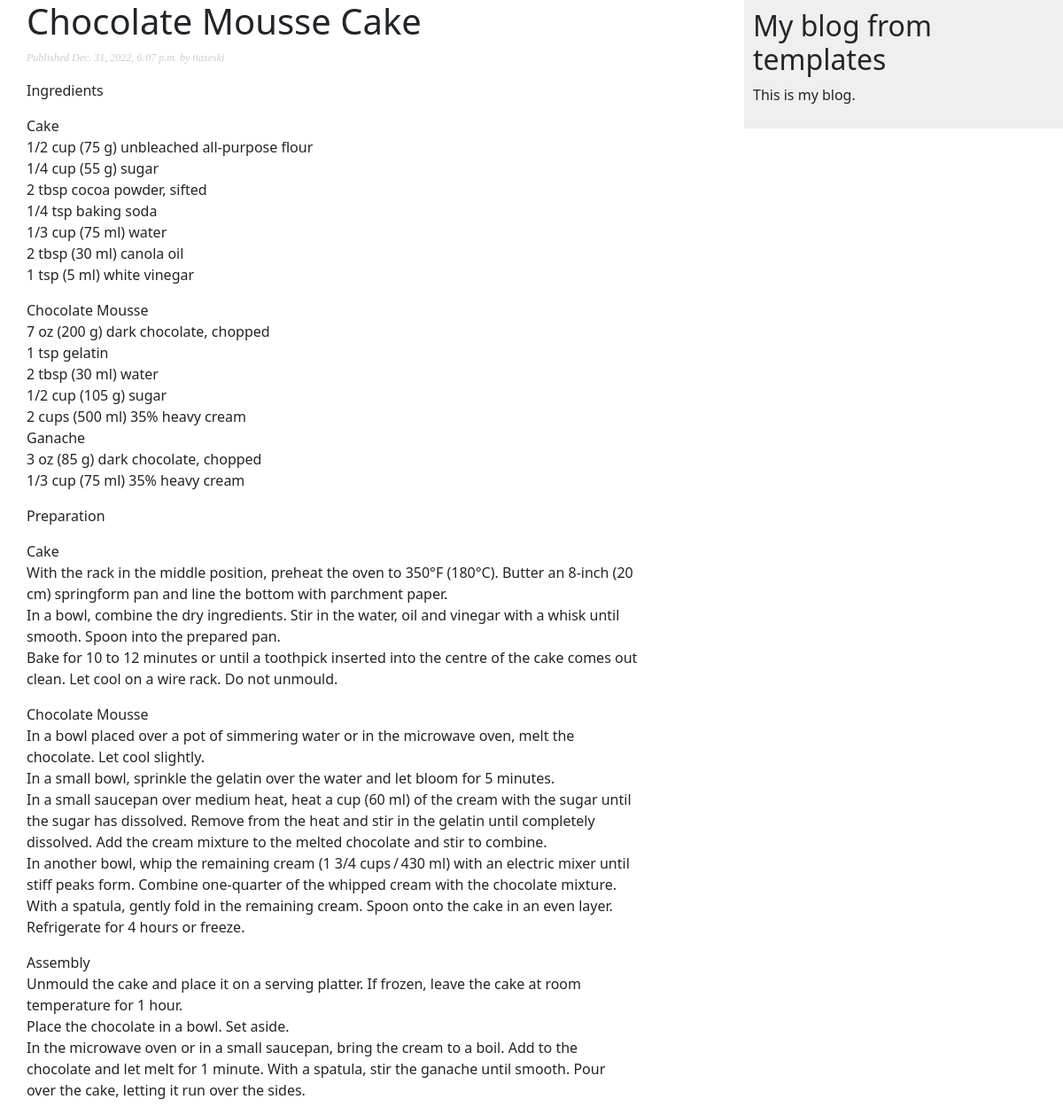
Screenshot of /2022/12/31/chocolate-mousse-cake/ with the database file from the repository.
### blog/models.py (models this page shows, shortened)
class Post(models.Model):
    class Status(models.TextChoices):
        DRAFT = 'DF', 'Draft'
        PUBLISHED = 'PB', 'Published'
    title = models.CharField(max_length=256)
    slug = models.SlugField(max_length=250, unique_for_date='publish')
    author = models.ForeignKey(User,
                               on_delete=models.CASCADE,
                               related_name='blog_posts')
    content = models.TextField(blank=True)
    publish = models.DateTimeField(default=timezone.now)
    created = models.DateTimeField(auto_now_add=True)
    updated = models.DateTimeField(auto_now=True)
    status = models.CharField(max_length=2,
                              choices=Status.choices,
                              default=Status.DRAFT)
    objects = models.Manager() # The default manager.
    published = PublishedManager() # Our custom manager.
    class Meta:
        ordering = ['-publish']
        indexes = [
            models.Index(fields=['-publish']),
        ] # Note: Index ordering is not supported on MySQL

### blog/views.py (the view)
# urls.py: path('<int:year>/<int:month>/<int:day>/<slug:post>/', views.post_detail, name='post_detail'),
def post_detail(request, year, month, day, post):
    post = get_object_or_404(Post,
                             status=Post.Status.PUBLISHED,
                             slug=post,
                             publish__year=year,
                             publish__month=month,
                             publish__day=day)
    context = {
        'post': post
    }
    return render(request, 'blog/post/detail.html', context)

### templates/blog/post/detail.html (shortened to what this page needs)
{% extends "blog/base.html" %}
{% block content %}
  <h1>{{ post.title }}</h1>
  <p class="date">
    Published {{ post.publish }} by {{ post.author }}
  </p>
  {{ post.content|safe|linebreaks }}
{% endblock %}

### blog/static/css/blog.css (style rules this page uses)
p.date { color:#ccc; font-family: georgia, serif; font-size: 12px; font-style: italic; }

### rows the page displays
Post: publish "Dec. 31, 2022, 6:07 p.m.", author "itaseski", content "Ingredients Cake 1/2 cup (75 g) unbleached all-purpose flour 1/4 cup (55 g) sugar 2 tbsp cocoa powder, sifted 1/4 tsp baking soda 1/3 cup (75 ml) water 2 tbsp (30 ml) canola oil 1 tsp (5 ml) white vinegar Chocolate Mousse 7 oz (200 g) dark chocolate, chopped 1 tsp gelatin 2 tbsp (30 ml) water 1/2 cup (105 g) sugar 2 cups (500 ml) 35% heavy cream Ganache 3 oz (85 g) dark chocolate, chopped 1/3 cup (75 ml) 35% heavy cream Preparation Cake With the rack in the middle position, preheat the oven to 350°F (180°C). Butter an 8-inch (20 cm) springform pan and line the bottom with parchment paper. In a bowl, combine the dry ingredients. Stir in the water, oil and vinegar with a whisk until smooth.…"
